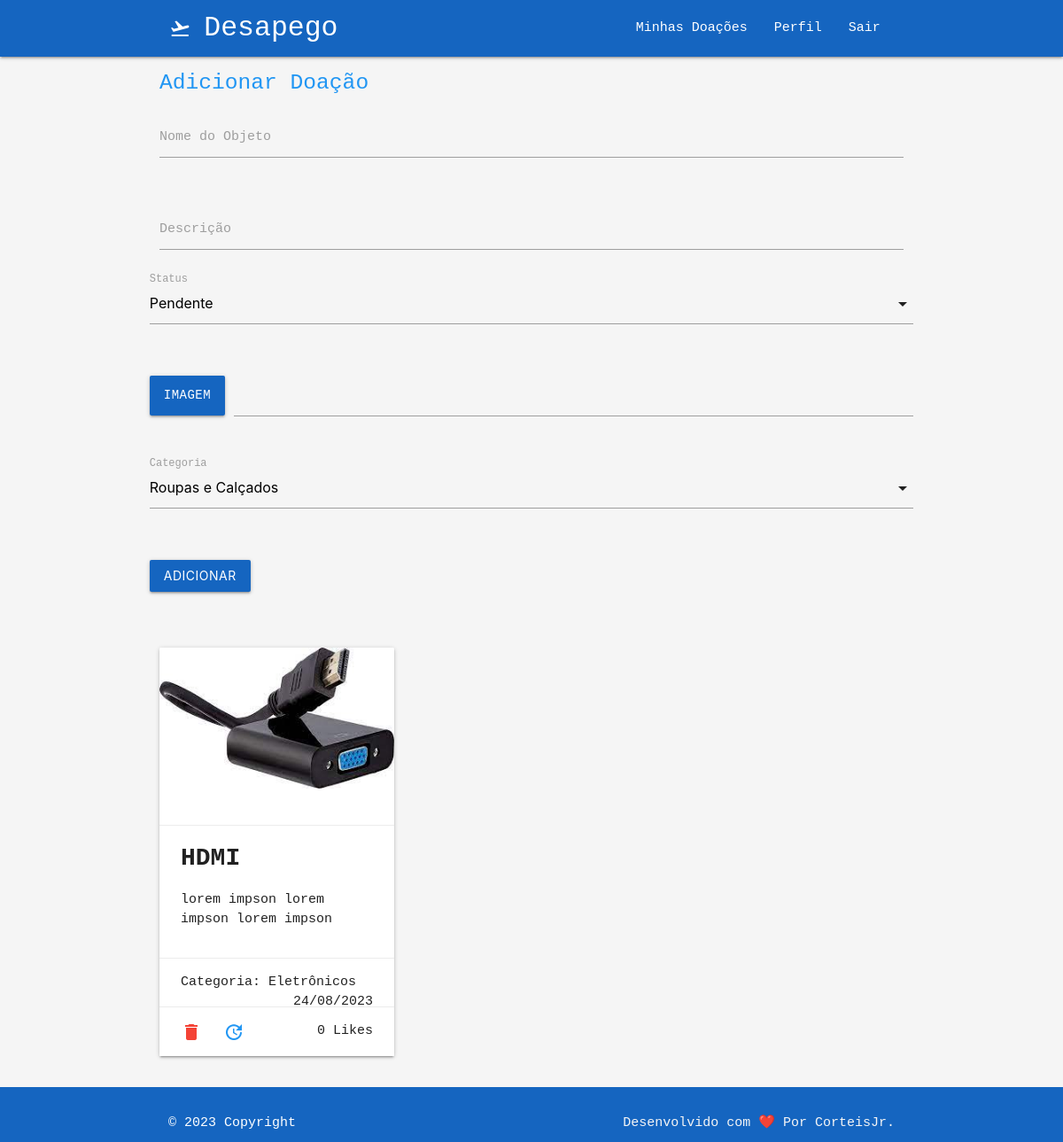
Page /own (signed in) on the earlier database version.
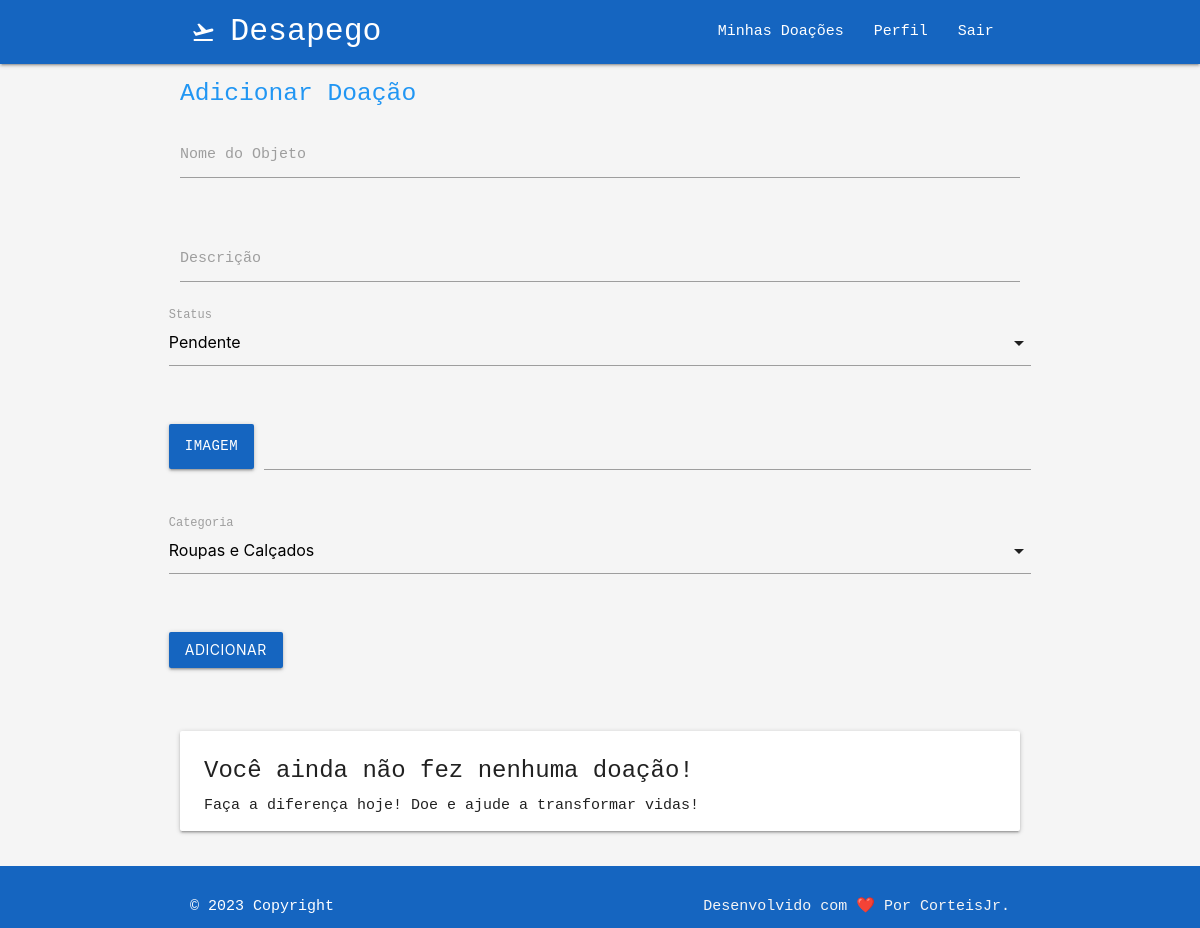
Same page on the later database version.
### doeja/models/Donations.py (models this page shows, shortened)
class Donation(TimestampedModel):
    user = models.ForeignKey(Profile, on_delete=models.CASCADE)
    name_of_object = models.CharField(max_length=100, null=True, blank=True)
    description = models.CharField(max_length=255, null=True, blank=True)
    date_of_donation = models.DateField(default=None, null=True, blank=True)
    status = models.IntegerField(choices=DONATION_STATUS, default=1)
    picture = models.ImageField(null=True, blank=True)
    category = models.IntegerField(choices=CATEGORY_CHOICES, default=1)
    likes = models.ManyToManyField(User, related_name='likes', blank=True)

### doeja/views/HomeView.py (the view)
@login_required
def own_donation(request):
    if request.method == 'POST':
        form = DonationForm(request.POST, request.FILES)
        if form.is_valid():
            donation = form.save(commit=False)
            donation.user = request.user.profile
            donation.save()
            return redirect('own_donation')
    else:
        form = DonationForm()
    user = Profile.objects.get(user=request.user)
    donations = Donation.objects.filter(user=user).order_by('-created_at')
    context = {
        'donations': donations,
        'form': form,
    }
    return render(request, template_name='home/own_donation.html', context=context)

### doeja/forms/DonationForm.py
class DonationForm(forms.ModelForm):
    class Meta:
        model = Donation
        fields = (
            'name_of_object',
            'description',
            'status',
            'picture',
            'category',
        )

### doeja/templates/home/own_donation.html (shortened to what this page needs)
{% extends 'base.html' %} {% load static %} {% block title%}Doações {% endblock%}
{% block content %}
  <div>
      {% if user.is_authenticated %}
      <div class="col">
          <div class="container">
          <h5 class="blue-text darken-4">Adicionar Doação</h5>
            <form method="post" enctype="multipart/form-data">
              <div class="row">
                <div class="input-field col s12">
                  {{ form.name_of_object }}
                  <label for="id_name_of_object">Nome do Objeto</label>
                </div>
              </div>
              <div class="row">
                <div class="input-field col s12">
                  {{ form.description }}
                  <label for="id_description">Descrição</label>
                </div>
                <div class="row">
                  <div class="input-field col s12">
                    <label for="id_description">Status</label>
                </div>
              </div>
              <div class="row">
                <div class="file-field input-field col s12">
                  <div class="btn blue darken-3">
                    <span>Imagem</span>
                  </div>
                  <div class="file-path-wrapper">
                    <input class="file-path validate" type="text">
                  </div>
                </div>
              </div>
              <div class="row">
                <div class="input-field col s12">
                    <label for="id_category">Categoria</label>
                </div>
            </div>
              <div class="row">
                <div class="input-field col s12">
                  <button type="submit" class="btn waves-effect waves-light blue darken-3">Adicionar</button>
                </div>
              </div>
            </form>
          </div>
        </div>
    {% endif %}
    <div class="container">
      <div class="row">
          {% for donation in donations %}
          <div class="col s12 m4">
              <div class="card">
                  {% if donation.picture %}
                  <div class="card-image">
                      <img src="{{ donation.picture.url }}" alt="{{ donation.name_of_object }}">
                  </div>
                  {% endif %}
                  <div class="card-action">
                      <span class="text-black h3" style="font-weight: bold; font-size: 28px;">{{ donation.name_of_object }}</span>
                      <p>{{ donation.description }}</p>
                  </div>
                  <div class="card-action">
                      <span>Categoria: {{ donation.get_category_display }}</span>
                      <span class="right">{{ donation.created_at|date:"d/m/Y" }}</span>
                  </div>
                  {% if user.is_authenticated %}
                  <div class="card-action">
                      <a href="{% url 'like_donation' donation_id=donation.id %}">
                        <a href="#modal-confirm-delete" class="left modal-trigger"><i class="material-icons red-text">delete</i></a>
                        <a href="{% url 'edit_donation' id=donation.id %}" class="left"><i class="material-icons blue-text">update</i></span></a>
                          <span class="right">{{ donation.likes.count }} Likes</span>
                      </a>
                  </div>
                  {% endif %}
          </div>
          {% empty %}
          <div class="col s12">
              <div class="card">
                  <div class="card-content">
                      <span class="card-title">Você ainda não fez nenhuma doação!</span>
                      <p>Faça a diferença hoje! Doe e ajude a transformar vidas!</p>
                  </div>
              </div>
          </div>
          {% endfor %}
      </div>
    </div>
  </div>
{% endblock content %}

Differences in the rows shown:
removed Donation: picture (picture), name_of_object "HDMI", description "lorem impson lorem impson lorem impson", category "Eletrônicos", created_at "24/08/2023", likes.count "0"
Other differences:
text now shown: "Você ainda não fez nenhuma doação! Faça a diferença hoje! Doe e ajude a transformar vidas!"
